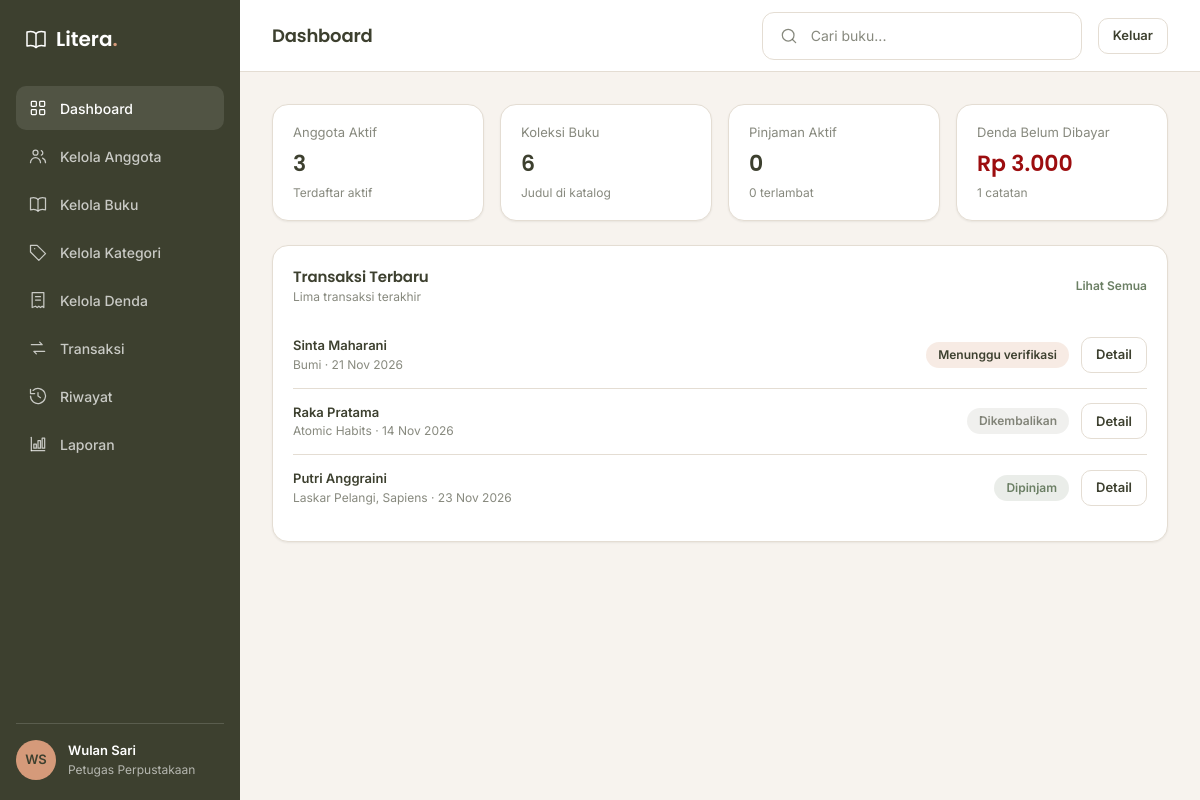
The page /admin (signed in) on the database its author committed.
### tables this page shows
CREATE TABLE peminjaman (
    id              INT AUTO_INCREMENT PRIMARY KEY,
    user_id         INT NOT NULL,
    petugas_id      INT NULL,
    tgl_pinjam      DATE NOT NULL,
    tgl_jatuh_tempo DATE NOT NULL,
    tgl_kembali     DATE NULL,
    status          ENUM('dipinjam', 'menunggu_verifikasi', 'dikembalikan') NOT NULL DEFAULT 'dipinjam',
    created_at      TIMESTAMP NOT NULL DEFAULT CURRENT_TIMESTAMP,
    CONSTRAINT fk_peminjaman_user FOREIGN KEY (user_id) REFERENCES users (id) ON DELETE RESTRICT,
    CONSTRAINT fk_peminjaman_petugas FOREIGN KEY (petugas_id) REFERENCES users (id) ON DELETE RESTRICT,
    INDEX idx_peminjaman_user (user_id),
    INDEX idx_peminjaman_status (status)
);

CREATE TABLE users (
    id            INT AUTO_INCREMENT PRIMARY KEY,
    nama          VARCHAR(100) NOT NULL,
    username      VARCHAR(30)  NOT NULL UNIQUE,
    email         VARCHAR(100) NOT NULL,
    password_hash VARCHAR(255) NOT NULL,
    role          ENUM('anggota', 'petugas') NOT NULL DEFAULT 'anggota',
    no_telp       VARCHAR(20)  NULL,
    alamat        VARCHAR(255) NULL,
    status        ENUM('aktif', 'nonaktif') NOT NULL DEFAULT 'aktif',
    created_at    TIMESTAMP NOT NULL DEFAULT CURRENT_TIMESTAMP
);

### app/core/Controller.php (called while the page is built, shortened)
<?php
abstract class Controller
{
    protected function view(string $view, array $data = [], string $layout = 'member'): void
    {
        extract($data, EXTR_SKIP);
        require dirname(__DIR__) . '/views/layouts/' . $layout . '.php';
    }
}

### app/controllers/DashboardController.php (called while the page is built, shortened)
<?php
final class DashboardController extends Controller
{
    public function index(): void
    {
        $this->view('admin/dashboard', [
            'judul' => 'Dashboard',
            'anggotaAktif' => User::hitungAnggotaAktif(),
            'koleksi' => Buku::hitungSemua(),
            'aktif' => Peminjaman::jumlahAktif(),
            'terlambat' => Peminjaman::jumlahTerlambat(),
            'dendaBelum' => Denda::totalBelum(),
            'jumlahDenda' => Denda::jumlahBelum(),
            'terbaru' => Peminjaman::terbaru(5),
        ], 'admin');
    }
}

### public/index.php (called while the page is built, shortened)
<?php
$method = $_SERVER['REQUEST_METHOD'] ?? 'GET';
$path = (string) ($_GET['r'] ?? parse_url($_SERVER['REQUEST_URI'] ?? '/', PHP_URL_PATH) ?? '/');
$path = rawurldecode($path);
$path = '/' . trim($path, '/');
$router = new Router();
$router->get('/', [HomeController::class, 'index']);
$router->get('/login', [AuthController::class, 'form']);
$router->post('/login', [AuthController::class, 'login']);
$router->post('/logout', [AuthController::class, 'logout']);
$router->get('/beranda', [BerandaController::class, 'index'], 'anggota');
$router->get('/buku', [BukuController::class, 'index'], 'anggota');
$router->get('/buku/{id}', [BukuController::class, 'detail'], 'anggota');
$router->get('/pinjam', [PeminjamanController::class, 'form'], 'anggota');
$router->post('/pinjam', [PeminjamanController::class, 'store'], 'anggota');
$router->get('/pinjam/bukti/{id}', [PeminjamanController::class, 'bukti'], 'anggota');
$router->get('/kembali', [PengembalianController::class, 'index'], 'anggota');
$router->post('/kembali', [PengembalianController::class, 'ajukan'], 'anggota');
$router->get('/riwayat', [RiwayatController::class, 'anggota'], 'anggota');
$router->get('/denda', [DendaController::class, 'saya'], 'anggota');
$router->get('/profil', [ProfilController::class, 'index'], 'anggota');
$router->get('/admin', [DashboardController::class, 'index'], 'petugas');
$router->get('/admin/anggota', [AnggotaController::class, 'index'], 'petugas');
$router->get('/admin/anggota/tambah', [AnggotaController::class, 'create'], 'petugas');
$router->post('/admin/anggota', [AnggotaController::class, 'store'], 'petugas');
$router->get('/admin/anggota/{id}/edit', [AnggotaController::class, 'edit'], 'petugas');
$router->post('/admin/anggota/{id}', [AnggotaController::class, 'update'], 'petugas');
$router->post('/admin/anggota/{id}/hapus', [AnggotaController::class, 'destroy'], 'petugas');
$router->get('/admin/buku', [BukuController::class, 'adminIndex'], 'petugas');
$router->get('/admin/buku/tambah', [BukuController::class, 'create'], 'petugas');
$router->post('/admin/buku', [BukuController::class, 'store'], 'petugas');
$router->get('/admin/buku/{id}/edit', [BukuController::class, 'edit'], 'petugas');
$router->post('/admin/buku/{id}', [BukuController::class, 'update'], 'petugas');
$router->post('/admin/buku/{id}/hapus', [BukuController::class, 'destroy'], 'petugas');
$router->get('/admin/kategori', [KategoriController::class, 'index'], 'petugas');
$router->get('/admin/kategori/tambah', [KategoriController::class, 'create'], 'petugas');
$router->post('/admin/kategori', [KategoriController::class, 'store'], 'petugas');
$router->get('/admin/kategori/{id}/edit', [KategoriController::class, 'edit'], 'petugas');
$router->post('/admin/kategori/{id}', [KategoriController::class, 'update'], 'petugas');
$router->post('/admin/kategori/{id}/hapus', [KategoriController::class, 'destroy'], 'petugas');
$router->get('/admin/denda', [DendaController::class, 'index'], 'petugas');
$router->get('/admin/denda/tambah', [DendaController::class, 'create'], 'petugas');
$router->post('/admin/denda', [DendaController::class, 'store'], 'petugas');
$router->get('/admin/denda/{id}/edit', [DendaController::class, 'edit'], 'petugas');
$router->post('/admin/denda/{id}', [DendaController::class, 'update'], 'petugas');
$router->post('/admin/denda/{id}/hapus', [DendaController::class, 'destroy'], 'petugas');
$router->post('/admin/denda/{id}/lunas', [DendaController::class, 'lunas'], 'petugas');
$router->get('/admin/transaksi', [PeminjamanController::class, 'adminIndex'], 'petugas');
$router->get('/admin/transaksi/tambah', [PeminjamanController::class, 'adminCreate'], 'petugas');
$router->post('/admin/transaksi', [PeminjamanController::class, 'adminStore'], 'petugas');
$router->get('/admin/transaksi/{id}', [PeminjamanController::class, 'adminShow'], 'petugas');
$router->post('/admin/transaksi/{id}/kembali', [PengembalianController::class, 'proses'], 'petugas');
$router->get('/admin/riwayat', [RiwayatController::class, 'admin'], 'petugas');
$router->get('/admin/laporan', [LaporanController::class, 'buatLaporan'], 'petugas');
$router->dispatch($method, $path);

### app/core/Database.php (called while the page is built, shortened)
<?php
final class Database
{
    private static ?PDO $pdo = null;
    public static function pdo(): PDO
    {
        if (self::$pdo === null) {
            $dsn = sprintf('mysql:host=%s;dbname=%s;charset=utf8mb4', DB_HOST, DB_NAME);
            self::$pdo = new PDO($dsn, DB_USER, DB_PASS, [
                PDO::ATTR_ERRMODE => PDO::ERRMODE_EXCEPTION,
                PDO::ATTR_DEFAULT_FETCH_MODE => PDO::FETCH_ASSOC,
                PDO::ATTR_EMULATE_PREPARES => false,
            ]);
        }
        return self::$pdo;
    }
}

### app/models/Peminjaman.php (called while the page is built, shortened)
<?php
final class Peminjaman
{
    public static function cari(array $filter = [], int $limit = 50, int $offset = 0): array
    {
        [$where, $params] = self::filter($filter);
        $sql = self::SELECT_LIST . ' WHERE ' . implode(' AND ', $where) . ' ORDER BY p.id DESC LIMIT ' . $limit . ' OFFSET ' . $offset;
        $stmt = Database::pdo()->prepare($sql);
        $stmt->execute($params);
        return $stmt->fetchAll();
    }
    private static function filter(array $f): array
    {
        $where = ['1 = 1'];
        $params = [];
        $status = $f['status'] ?? '';
        return [$where, $params];
    }
    public static function terbaru(int $limit = 5): array
    {
        return self::cari([], $limit);
    }
}

### app/views/admin/dashboard.php (the view)
<section class="stats">
    <article class="kartu stat">
        <span class="stat__label">Anggota Aktif</span>
        <strong class="stat__nilai"><?= (int) $anggotaAktif ?></strong>
        <span class="stat__sub">Terdaftar aktif</span>
    </article>
    <article class="kartu stat">
        <span class="stat__label">Koleksi Buku</span>
        <strong class="stat__nilai"><?= (int) $koleksi ?></strong>
        <span class="stat__sub">Judul di katalog</span>
    </article>
    <article class="kartu stat">
        <span class="stat__label">Pinjaman Aktif</span>
        <strong class="stat__nilai"><?= (int) $aktif ?></strong>
        <span class="stat__sub"><?= (int) $terlambat ?> terlambat</span>
    </article>
    <article class="kartu stat">
        <span class="stat__label">Denda Belum Dibayar</span>
        <strong class="stat__nilai stat__nilai--bahaya"><?= rupiah($dendaBelum) ?></strong>
        <span class="stat__sub"><?= (int) $jumlahDenda ?> catatan</span>
    </article>
</section>
<section class="kartu kartu--pad">
    <div class="kartu-kepala">
        <div>
            <h2>Transaksi Terbaru</h2>
            <p class="stat__sub">Lima transaksi terakhir</p>
        </div>
        <a href="<?= e(url('/admin/transaksi')) ?>">Lihat Semua</a>
    </div>
    <?php if (!$terbaru): ?>
        <div class="kosong">
            <div class="kosong__ikon"><?= ikon('swap', 24) ?></div>
            <h3>Belum ada transaksi</h3>
            <p>Transaksi peminjaman akan muncul di sini.</p>
        </div>
    <?php else: ?>
        <div class="daftar-transaksi">
            <?php foreach ($terbaru as $p): ?>
                <?php [$label, $jenis] = statusPeminjaman($p); ?>
                <div class="daftar-transaksi__baris">
                    <div class="daftar-transaksi__info">
                        <div class="daftar-transaksi__nama"><?= e($p['nama']) ?></div>
                        <div class="daftar-transaksi__meta"><?= e($p['buku'] ?: '—') ?> · <?= e(tanggal($p['tgl_pinjam'])) ?></div>
                    </div>
                    <?= badge($label, $jenis) ?>
                    <a class="btn btn--sm btn--outline" href="<?= e(url('/admin/transaksi/' . $p['id'])) ?>">Detail</a>
                </div>
            <?php endforeach; ?>
        </div>
    <?php endif; ?>
</section>

### app/core/Router.php (shortened to what this page needs)
<?php
final class Router
{
    private array $routes = [];
    private function add(string $method, string $pattern, array $handler, ?string $role): void
    {
        $this->routes[] = compact('method', 'pattern', 'handler', 'role');
    }
    public function dispatch(string $method, string $path): void
    {
        foreach ($this->routes as $route) {
            if ($route['method'] !== $method) {
                continue;
            }
            $regex = '#^' . str_replace(['/', '{id}'], ['\/', '([0-9]+)'], $route['pattern']) . '$#';
            if (!preg_match($regex, $path, $cocok)) {
                continue;
            }
            [$kelas, $aksi] = $route['handler'];
            $params = array_map('intval', array_slice($cocok, 1));
            (new $kelas())->{$aksi}(...$params);
            return;
        }
        exit('Halaman tidak ditemukan.');
    }
}

### app/core/helpers.php (shortened to what this page needs)
<?php
function e($nilai): string
{
    return htmlspecialchars((string) $nilai, ENT_QUOTES, 'UTF-8');
}
function url(string $path = ''): string
{
    return BASE_URL . '/' . ltrim($path, '/');
}
function rupiah($nominal): string
{
    return 'Rp ' . number_format((float) $nominal, 0, ',', '.');
}
function tanggal(?string $ymd): string
{
    static $bulan = ['Jan', 'Feb', 'Mar', 'Apr', 'Mei', 'Jun', 'Jul', 'Agu', 'Sep', 'Okt', 'Nov', 'Des'];
    $waktu = strtotime($ymd);
    return $waktu ? date('j', $waktu) . ' ' . $bulan[(int) date('n', $waktu) - 1] . ' ' . date('Y', $waktu) : '—';
}
function statusPeminjaman(array $p): array
{
    if (($p['status'] ?? '') === 'dikembalikan') {
        return ['Dikembalikan', 'netral'];
    }
    if (($p['status'] ?? '') === 'menunggu_verifikasi') {
        return ['Menunggu verifikasi', 'peringatan'];
    }
    return ['Dipinjam', 'sukses'];
}
function badge(string $teks, string $jenis = 'netral'): string
{
    return '<span class="badge badge--' . e($jenis) . '">' . e($teks) . '</span>';
}
function ikon(string $nama, int $ukuran = 20): string
{
    $path = $paths[$nama] ?? '';
    return '<svg class="ikon" width="' . $ukuran . '" height="' . $ukuran . '" viewBox="0 0 24 24" fill="none" stroke="currentColor" stroke-width="1.5" stroke-linecap="round" stroke-linejoin="round" aria-hidden="true">' . $path . '</svg>';
}
function logo(string $href = '#', bool $inverse = false): string
{
    $kelas = 'logo' . ($inverse ? ' logo--inverse' : '');
    $ikon = '<svg class="logo__ikon" width="24" height="24" viewBox="0 0 24 24" fill="none" stroke="currentColor" stroke-width="1.5" stroke-linecap="round" stroke-linejoin="round" aria-hidden="true"><path d="M12 6.5C10 4.5 6.5 4 3 5v14c3.5-1 7-.5 9 1.5 2-2 5.5-2.5 9-1.5V5c-3.5-1-7-.5-9 1.5Z"/><path d="M12 6.5v14"/></svg>';
    return '<a class="' . $kelas . '" href="' . e($href) . '">' . $ikon
        . '<span class="logo__teks">Litera<span class="logo__titik">.</span></span></a>';
}

### rows shown on the page
peminjaman: user.nama "Sinta Maharani", buku "Bumi", tgl_pinjam "21 Nov 2026", teks "Menunggu verifikasi"
peminjaman: user.nama "Raka Pratama", buku "Atomic Habits", tgl_pinjam "14 Nov 2026", teks "Dikembalikan"
peminjaman: user.nama "Putri Anggraini", buku "Laskar Pelangi, Sapiens", tgl_pinjam "23 Nov 2026", teks "Dipinjam"

### other values the page prints
$label "Dashboard"
$label "Kelola Anggota"
$label "Kelola Buku"
$label "Kelola Kategori"
$label "Kelola Denda"
$label "Transaksi"
$label "Riwayat"
$label "Laporan"
